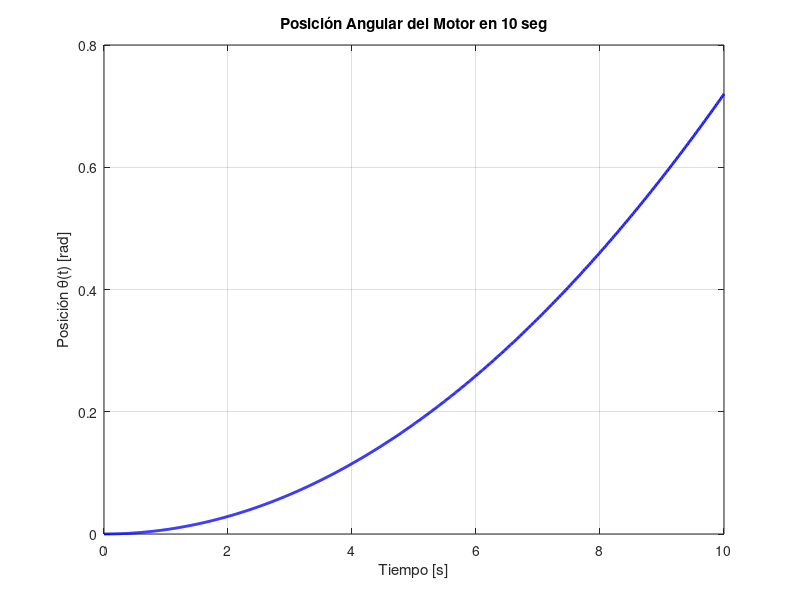

Recreate this plot in MATLAB.
% UNIDAD 3 - EJERCICIO 5.6
close all; clear all; clc
pkg load control

% 1. Defino variables y constantes
s = tf('s');

La = 10e-3;
Ra = 10;
Ki = 0.024;
Kb = 0.024;
Bm = 10e-5;
Jm = 10-6;

Vin = 24  % Tension de entrada

% 2. FdT: Velocidad Angular / Voltaje (W_V)
W_V = Ki / (Jm*La*s^2 + (Bm*La + Jm*Ra)*s + Bm*Ra + Kb*Ki)

% 3. Teorema del valor final
% w_ss = G(s) * V(s) con s=0
w_ss = dcgain(W_V) * Vin


% ---------------------------------------------------------
% CÁLCULO 2: Cantidad de vueltas en t = 10 seg
% ---------------------------------------------------------
% Función de Transferencia: Posición Angular / Voltaje (Q_V)
% Como la velocidad es la derivada de la posición, Q(s) = W(s) / s
Q_V = W_V * (1/s);


% Creamos un vector de tiempo hasta 10 segundos
h = 0.01;
t = 0:h:10;

% Creamos el vector de entrada: un escalón constante de 24V
u = 24 * ones(size(t));

% Simulamos la posición angular a lo largo de esos 10 segundos
[theta, t_out] = lsim(Q_V, u, t);

% Tomamos el último valor del vector theta (posición en t = 10)
angulo_final_rad = theta(end);

% Convertimos radianes a vueltas (1 vuelta = 2*pi radianes)
vueltas = angulo_final_rad / (2 * pi);

fprintf('Angulo total rotado: %.2f radianes\n', angulo_final_rad);
fprintf('Cantidad de vueltas: %.2f vueltas\n', vueltas);

% (Opcional) Graficar la posición a lo largo del tiempo
figure;
plot(t, theta, 'b', 'LineWidth', 2); grid on;
title('Posición Angular del Motor en 10 seg');
xlabel('Tiempo [s]');
ylabel('Posición \theta(t) [rad]');
